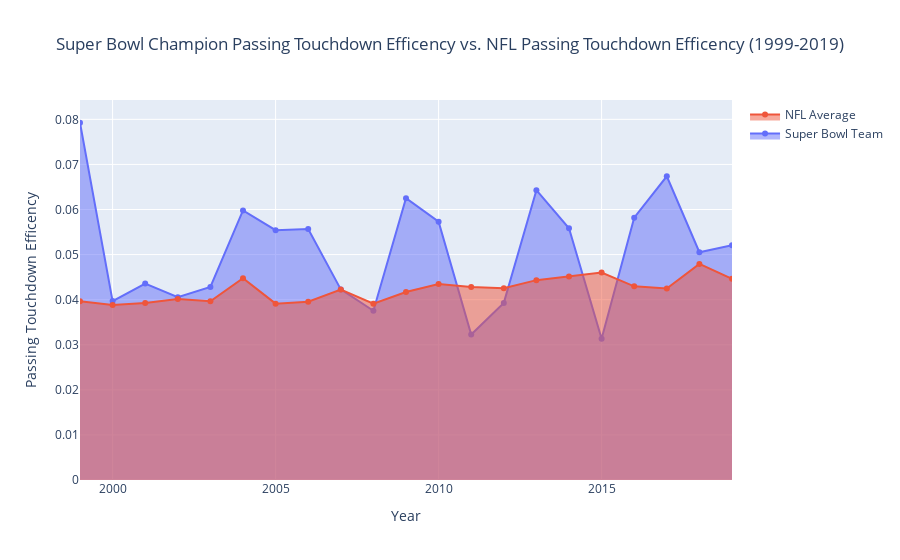

Notebook code for this chart:
### Code cell
fig = go.Figure()
fig.add_trace(go.Scatter(x = df1['Year'], y = df1['SBC_P_TD_Efficency'],mode='lines+markers', name = 'Super Bowl Team', fill='tonexty'))
fig.add_trace(go.Scatter(x = df1['Year'], y = df1['P_TD_Efficency'],mode='lines+markers', name = 'NFL Average', fill='tozeroy'))

fig.update_layout(
    title=' Super Bowl Champion Passing Touchdown Efficency vs. NFL Passing Touchdown Efficency (1999-2019)',
    title_x=0.5,
    xaxis_title="Year",
    yaxis_title="Passing Touchdown Efficency",
)



fig.show()

### Figure 1 — Plotly figure (JSON) as saved in the notebook; plotly's stock layout.template omitted (floating-point values rounded to 4 significant figures)
{"data": [{"fill": "tonexty", "mode": "lines+markers", "name": "Super Bowl Team", "type": "scatter", "x": [2019, 2018, 2017, 2016, 2015, 2014, 2013, 2012, 2011, 2010, 2009, 2008, 2007, 2006, 2005, 2004, 2003, 2002, 2001, 2000, 1999], "y": [0.05208, 0.05052, 0.06738, 0.05818, 0.03135, 0.05583, 0.06429, 0.03929, 0.03226, 0.0573, 0.0625, 0.03755, 0.04228, 0.05566, 0.05541, 0.05979, 0.04283, 0.04056, 0.04357, 0.03968, 0.07925]}, {"fill": "tozeroy", "mode": "lines+markers", "name": "NFL Average", "type": "scatter", "x": [2019, 2018, 2017, 2016, 2015, 2014, 2013, 2012, 2011, 2010, 2009, 2008, 2007, 2006, 2005, 2004, 2003, 2002, 2001, 2000, 1999], "y": [0.04464, 0.04793, 0.04247, 0.04296, 0.04602, 0.04514, 0.04433, 0.04256, 0.04279, 0.04349, 0.04168, 0.03909, 0.04224, 0.03954, 0.03912, 0.04476, 0.03965, 0.04013, 0.03924, 0.03884, 0.03968]}], "layout": {"title": {"text": " Super Bowl Champion Passing Touchdown Efficency vs. NFL Passing Touchdown Efficency (1999-2019)", "x": 0.5}, "xaxis": {"title": {"text": "Year"}}, "yaxis": {"title": {"text": "Passing Touchdown Efficency"}}}}
